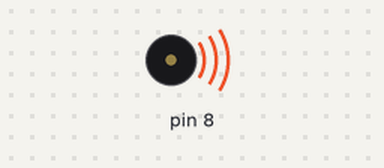
The sketch below on a simulated Arduino Uno, built with avr-gcc and run on an emulated ATmega328P. Parts: buzzer (waves = sounding). What the sketch prints to the serial monitor is not drawn.

Above: at 0.25 s.
At 0.6 s:
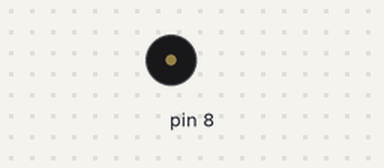
Timing chart, 0 to 2.1 s (numbered marks = the images above):
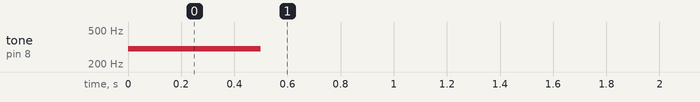

Measured:
- by itself, tone on pin 8: silent → 300 Hz at 0.00 s, → silent 0.50 s later

The sketch:

2Complete.ino
```cpp
void setup() {
    pinMode(8,OUTPUT);
    tone(8,300,500);
    Serial.begin(9600);
    Serial.println("Hello MDT");
}
void loop() {

}
```
